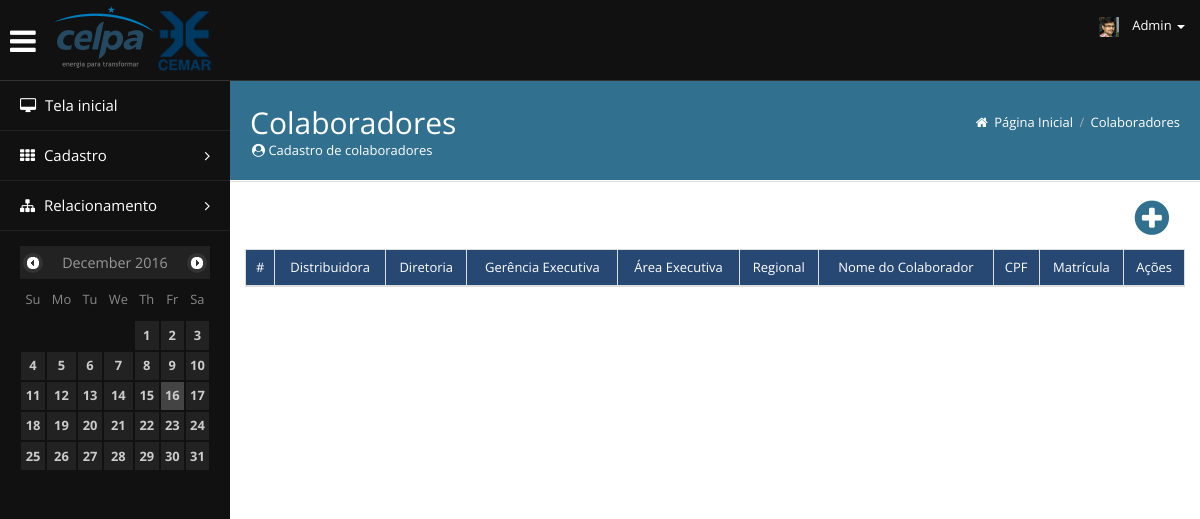
Page /view/Colaborador/cadastroColaborador.php on the earlier database version.
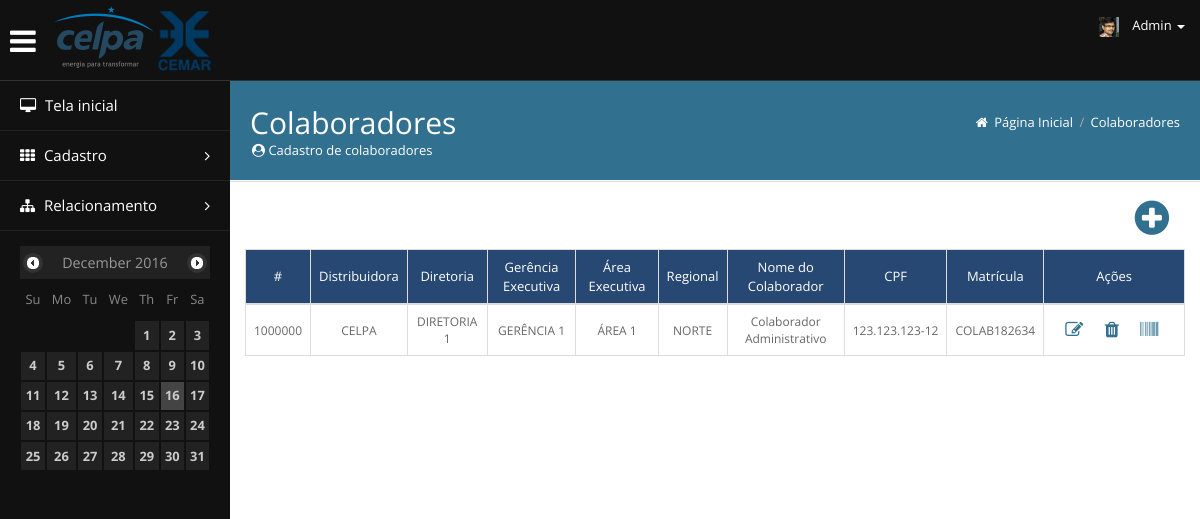
Same page on the later database version.
### tables this page shows
CREATE TABLE IF NOT EXISTS `colaborador` (
  `id_colaborador` INT NOT NULL AUTO_INCREMENT,
  `id_distribuidora` INT NOT NULL,
  `id_diretoria` INT NOT NULL,
  `id_gerencia_executiva` INT NOT NULL,
  `id_area_executiva` INT NOT NULL,
  `id_regional` INT NOT NULL,
  `nm_colaborador` VARCHAR(120) NULL,
  `cpf_colaborador` VARCHAR(11) NULL,
  `matricula` VARCHAR(45) NULL,
  PRIMARY KEY (`id_colaborador`),
  INDEX `fk_colaborador_diretoria1_idx` (`id_diretoria` ASC),
  INDEX `fk_colaborador_area_executiva1_idx` (`id_area_executiva` ASC),
  INDEX `fk_colaborador_gerencia_executiva1_idx` (`id_gerencia_executiva` ASC),
  INDEX `fk_colaborador_distribuidora1_idx` (`id_distribuidora` ASC),
  INDEX `fk_colaborador_regional1_idx` (`id_regional` ASC),
  CONSTRAINT `fk_colaborador_diretoria1`
  FOREIGN KEY (`id_diretoria`)
  REFERENCES `diretoria` (`id_diretoria`)
    ON DELETE NO ACTION
    ON UPDATE NO ACTION,
  CONSTRAINT `fk_colaborador_area_executiva1`
  FOREIGN KEY (`id_area_executiva`)
  REFERENCES `area_executiva` (`id_area_executiva`)
    ON DELETE NO ACTION
    ON UPDATE NO ACTION,
  CONSTRAINT `fk_colaborador_gerencia_executiva1`
  FOREIGN KEY (`id_gerencia_executiva`)
  REFERENCES `gerencia_executiva` (`id_gerencia_executiva`)
    ON DELETE NO ACTION
    ON UPDATE NO ACTION,
  CONSTRAINT `fk_colaborador_distribuidora1`
  FOREIGN KEY (`id_distribuidora`)
  REFERENCES `distribuidora` (`id_distribuidora`)
    ON DELETE NO ACTION
    ON UPDATE NO ACTION,
  CONSTRAINT `fk_colaborador_regional1`
  FOREIGN KEY (`id_regional`)
  REFERENCES `regional` (`id_regional`)
    ON DELETE NO ACTION
    ON UPDATE NO ACTION);

CREATE TABLE IF NOT EXISTS `distribuidora` (
  `id_distribuidora` INT NOT NULL AUTO_INCREMENT,
  `id_holding` INT NOT NULL,
  `nm_distribuidora` VARCHAR(80) NULL,
  `sigla` VARCHAR(5) NULL,
  PRIMARY KEY (`id_distribuidora`),
  INDEX `fk_distribuidora_holding_idx` (`id_holding` ASC),
  CONSTRAINT `fk_distribuidora_holding`
  FOREIGN KEY (`id_holding`)
  REFERENCES `holding` (`id_holding`)
    ON DELETE NO ACTION
    ON UPDATE NO ACTION);

CREATE TABLE IF NOT EXISTS `diretoria` (
  `id_diretoria` INT NOT NULL AUTO_INCREMENT,
  `id_distribuidora` INT NOT NULL,
  `nm_diretoria` VARCHAR(60) NULL,
  PRIMARY KEY (`id_diretoria`),
  INDEX `fk_diretoria_distribuidora1_idx` (`id_distribuidora` ASC),
  CONSTRAINT `fk_diretoria_distribuidora1`
  FOREIGN KEY (`id_distribuidora`)
  REFERENCES `distribuidora` (`id_distribuidora`)
    ON DELETE NO ACTION
    ON UPDATE NO ACTION);

CREATE TABLE IF NOT EXISTS `gerencia_executiva` (
  `id_gerencia_executiva` INT NOT NULL AUTO_INCREMENT,
  `id_diretoria` INT NOT NULL,
  `nm_gerencia` VARCHAR(80) NULL,
  PRIMARY KEY (`id_gerencia_executiva`),
  INDEX `fk_gerencia_executiva_diretoria1_idx` (`id_diretoria` ASC),
  CONSTRAINT `fk_gerencia_executiva_diretoria1`
  FOREIGN KEY (`id_diretoria`)
  REFERENCES `diretoria` (`id_diretoria`)
    ON DELETE NO ACTION
    ON UPDATE NO ACTION);

CREATE TABLE IF NOT EXISTS `area_executiva` (
  `id_area_executiva` INT NOT NULL AUTO_INCREMENT,
  `id_gerencia_executiva` INT NOT NULL,
  `nm_area_executiva` VARCHAR(80) NULL,
  PRIMARY KEY (`id_area_executiva`),
  INDEX `fk_area_executiva_gerencia_executiva1_idx` (`id_gerencia_executiva` ASC),
  CONSTRAINT `fk_area_executiva_gerencia_executiva1`
  FOREIGN KEY (`id_gerencia_executiva`)
  REFERENCES `gerencia_executiva` (`id_gerencia_executiva`)
    ON DELETE NO ACTION
    ON UPDATE NO ACTION);

CREATE TABLE IF NOT EXISTS `regional` (
  `id_regional` INT NOT NULL AUTO_INCREMENT,
  `id_area_executiva` INT NOT NULL,
  `nm_regional` VARCHAR(80) NULL,
  `sigla` VARCHAR(5) NULL,
  PRIMARY KEY (`id_regional`),
  INDEX `fk_regional_area_executiva1_idx` (`id_area_executiva` ASC),
  CONSTRAINT `fk_regional_area_executiva1`
  FOREIGN KEY (`id_area_executiva`)
  REFERENCES `area_executiva` (`id_area_executiva`)
    ON DELETE NO ACTION
    ON UPDATE NO ACTION);

### database/dbColaborador.php (called while the page is built, shortened)
<?php
	class dbColaborador
	{
		private $conn;
		function __construct () {
			try {
				$this->conn = new PDO("mysql:dbname=db_equatorial;host=localhost;charset=utf8", "root", "");
			} catch(PDOException $e) {
				echo "Falha: ".$e->getMessage();
			}
		}
		public function listarTodosColaborador () {
			$sql = "SELECT * FROM colaborador";
			$stmt = $this->conn->query($sql);
			$result = $stmt->fetchAll(PDO::FETCH_ASSOC);
			if(isset($result) && $result != null) {
				return $result;
			} else {
				return false;
			}
		}
	}

### database/dbDistribuidora.php (called while the page is built, shortened)
<?php
class dbDistribuidora
{
	private $conn;
	function __construct (){
		try{
			$this->conn = new PDO("mysql:dbname=db_equatorial;host=localhost;charset=utf8", "root", "");
		} catch(PDOException $e) {
			echo "Falha: ".$e->getMessage();
		}
	}
	public function listarUmDistribuidora ($id){
		$sql = "SELECT * FROM distribuidora WHERE id_distribuidora = {$id}";
		$stmt = $this->conn->query($sql);
		$result = $stmt->fetchAll(PDO::FETCH_ASSOC);
		if(isset($result) && $result != null) {
			return $result;
		} else {
			return false;
		}
	}
}

### database/dbDiretoria.php (called while the page is built, shortened)
<?php
class dbDiretoria
{
	private $conn;
	function __construct (){
		try{
			$this->conn = new PDO("mysql:dbname=db_equatorial;host=localhost;charset=utf8", "root", "");
		} catch(PDOException $e) {
			echo "Falha: ".$e->getMessage();
		}
	}
	public function listarUmDiretoria ($id){
		$sql = "SELECT * FROM diretoria WHERE id_diretoria = {$id}";
		$stmt = $this->conn->query($sql);
		$result = $stmt->fetchAll(PDO::FETCH_ASSOC);
		if(isset($result) && $result != null) {
			return $result;
		} else {
			return false;
		}
	}
}

### database/dbGerenciaExecutiva.php (called while the page is built, shortened)
<?php
class dbGerenciaExecutiva
{
	private $conn;
	function __construct (){
		try{
			$this->conn = new PDO("mysql:dbname=db_equatorial;host=localhost;charset=utf8", "root", "");
		} catch(PDOException $e) {
			echo "Falha: ".$e->getMessage();
		}
	}
	public function listarUmGerenciaExecutiva ($id){
		$sql = "SELECT * FROM gerencia_executiva WHERE id_gerencia_executiva = {$id}";
		$stmt = $this->conn->query($sql);
		$result = $stmt->fetchAll(PDO::FETCH_ASSOC);
		if(isset($result) && $result != null) {
			return $result;
		} else {
			return false;
		}
	}
}

### database/dbAreaExecutiva.php (called while the page is built, shortened)
<?php
class dbAreaExecutiva
{
	private $conn;
	function __construct (){
		try{
			$this->conn = new PDO("mysql:dbname=db_equatorial;host=localhost;charset=utf8", "root", "");
		} catch(PDOException $e) {
			echo "Falha: ".$e->getMessage();
		}
	}
	public function listarUmAreaExecutiva ($id){
		$sql = "SELECT * FROM area_executiva WHERE id_area_executiva = {$id}";
		$stmt = $this->conn->query($sql);
		$result = $stmt->fetchAll(PDO::FETCH_ASSOC);
		if(isset($result) && $result != null) {
			return $result;
		} else {
			return false;
		}
	}
}

### database/dbRegional.php (called while the page is built, shortened)
<?php
	class dbRegional
	{
		private $conn;
		function __construct () {
			try {
				$this->conn = new PDO("mysql:dbname=db_equatorial;host=localhost;charset=utf8", "root", "");
			} catch(PDOException $e) {
				echo "Falha: ".$e->getMessage();
			}
		}
		public function listarUmRegional ($id) {
			$sql = "SELECT * FROM regional WHERE id_regional = {$id}";
			$stmt = $this->conn->query($sql);
			$result = $stmt->fetchAll(PDO::FETCH_ASSOC);
			if(isset($result) && $result != null) {
				return $result;
			} else {
				return false;
			}
		}
	}

### view/Colaborador/cadastroColaborador.php (shortened to what the changed rows need)
<?php
require_once "../../database/dbColaborador.php";
require_once "../../database/dbDistribuidora.php";
require_once "../../database/dbDiretoria.php";
require_once "../../database/dbGerenciaExecutiva.php";
require_once "../../database/dbAreaExecutiva.php";
require_once "../../database/dbRegional.php";
$colaborador = new dbColaborador();
$distribuidora = new dbDistribuidora();
$diretoria = new dbDiretoria();
$gerencia = new dbGerenciaExecutiva();
$area = new dbAreaExecutiva();
$regional = new dbRegional();
?>
	<!DOCTYPE html>
	<html lang="en">
	<head>
		<link href="/SimulacaoCelpa/css/bootstrap.min.css" rel="stylesheet">
		<link href="/SimulacaoCelpa/css/dataTables.min.css" rel="stylesheet">
		<link href="/SimulacaoCelpa/css/dataTables.bootstrap.min.css" rel="stylesheet">
		<link rel="stylesheet" href="/SimulacaoCelpa/css/jquery-ui.css">
		<link rel="stylesheet" href="/SimulacaoCelpa/css/jquery.gritter.css">
		<link href="/SimulacaoCelpa/css/font-awesome.min.css" rel="stylesheet">
		<link href="/SimulacaoCelpa/css/style.css" rel="stylesheet">
		<link href="/SimulacaoCelpa/css/widgets.css" rel="stylesheet">
	</head>
	<body>
	<div class="content" style="margin-top: 36px;">
		<div class="mainbar">
			<div class="page-head" style="background-color: #31708f;">
				<h2 class="pull-left" style=" color: white">Colaboradores
					<span class="page-meta" style=" color: white"><i class="fa fa-user-circle" aria-hidden="true"></i> Cadastro de colaboradores</span>
				</h2>
			</div>
			<div class="matter">
				<div class="container" id="conteudoPrincipal">
						<table class="table table-bordered table-responsive" id="listaColaborador">
							<thead style="background-color: rgba(39, 72, 114, 1); font-weight: bold;">
							<tr>
								<th style="color: white; text-align: center;vertical-align: middle">#</th>
								<th style="color: white; text-align: center;vertical-align: middle">Distribuidora</th>
								<th style="color: white; text-align: center;vertical-align: middle">Diretoria</th>
								<th style="color: white; text-align: center;vertical-align: middle">Gerência Executiva</th>
								<th style="color: white; text-align: center;vertical-align: middle">Área Executiva</th>
								<th style="color: white; text-align: center;vertical-align: middle">Regional</th>
								<th style="color: white; text-align: center;vertical-align: middle">Nome do Colaborador</th>
								<th style="color: white; text-align: center;vertical-align: middle">CPF</th>
								<th style="color: white; text-align: center;vertical-align: middle">Matrícula</th>
								<th style="color: white; text-align: center;vertical-align: middle">Ações</th>
							</tr>
							</thead>
							<tbody align="center">
							<?php if($colaborador->listarTodosColaborador() != null){ foreach ($colaborador->listarTodosColaborador() as $dado) { ?>
								<tr style="font-size: 12px">
									<td width="5%" style="vertical-align: middle;"><?php echo $dado['id_colaborador']; ?></td>
									<td width="8%" style="vertical-align: middle;"><?php echo $distribuidora->listarUmDistribuidora($dado['id_distribuidora'])[0]['nm_distribuidora'] ?></td>
									<td style="vertical-align: middle;"><?php echo $diretoria->listarUmDiretoria($dado['id_diretoria'])[0]['nm_diretoria'] ?></td>
									<td style="vertical-align: middle;"><?php echo $gerencia->listarUmGerenciaExecutiva($dado['id_gerencia_executiva'])[0]['nm_gerencia'] ?></td>
									<td style="vertical-align: middle;"><?php echo $area->listarUmAreaExecutiva($dado['id_area_executiva'])[0]['nm_area_executiva'] ?></td>
									<td style="vertical-align: middle;"><?php echo $regional->listarUmRegional($dado['id_regional'])[0]['nm_regional'] ?></td>
									<td style="vertical-align: middle;"><?php echo $dado['nm_colaborador']; ?></td>
									<td style="vertical-align: middle;"><?php
										$d1 = $codSequencial = substr($dado['cpf_colaborador'], 0, 3);
										$d2 = $codSequencial = substr($dado['cpf_colaborador'], 3, 3);
										$d3 = $codSequencial = substr($dado['cpf_colaborador'], 6, 3);
										$d4 = $codSequencial = substr($dado['cpf_colaborador'], 9, 2);
										echo $d1.'.'.$d2.'.'.$d3.'-'.$d4;
									?></td>
									<td style="vertical-align: middle;"><?php echo $dado['matricula']; ?></td>
									<td width="15%" style="vertical-align: middle;font-size: 18px;">
										<button class="addColaborador editar" title="Editar" style="margin: 0" data-toggle="modal" data-target="#Editar">
											<i class="fa fa-pencil-square-o" aria-hidden="true"></i>&nbsp;
										</button>
										<button class="addColaborador remover" title="Remover" style="margin: 0" data-toggle="modal" data-target="#Deletar">
											<i class="fa fa-trash" aria-hidden="true"></i>&nbsp;
										</button>
										<button class="addColaborador codigo" title="Código de Barras" style="margin: 0;" data-toggle="modal" data-target="#Codigo">
											<i class="fa fa-barcode" aria-hidden="true"></i>&nbsp;
										</button>
									</td>
								</tr>
							<?php } } ?>
							</tbody>
						</table>
					</div>
				</div>
		</div>
	</div>
	</body>
	</html>

Differences in the rows shown:
added colaborador: id_colaborador "1000000", id_distribuidora.nm_distribuidora "CELPA", id_diretoria.nm_diretoria "DIRETORIA 1", id_gerencia_executiva.nm_gerencia "GERÊNCIA 1", id_area_executiva.nm_area_executiva "ÁREA 1", id_regional.nm_regional "NORTE", nm_colaborador "Colaborador Administrativo", cpf_colaborador "123", cpf_colaborador "12", matricula "COLAB182634"
